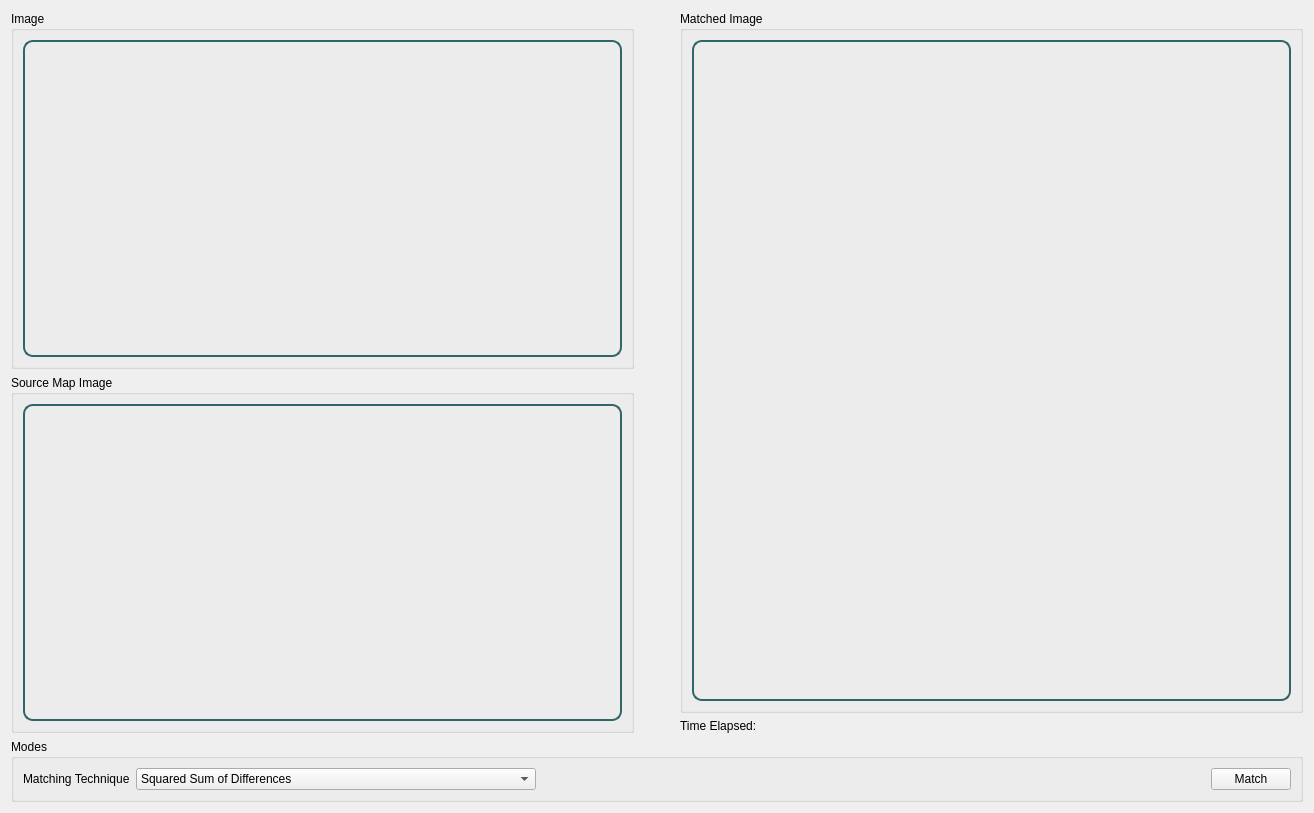
<?xml version="1.0" encoding="UTF-8"?>
<ui version="4.0">
 <class>MatchWidget</class>
 <widget class="QWidget" name="MatchWidget">
  <property name="geometry">
   <rect>
    <x>0</x>
    <y>0</y>
    <width>1314</width>
    <height>813</height>
   </rect>
  </property>
  <property name="windowTitle">
   <string>Form</string>
  </property>
  <layout class="QGridLayout" name="gridLayout">
   <item row="0" column="0">
    <layout class="QVBoxLayout" name="verticalLayout_3">
     <item>
      <layout class="QHBoxLayout" name="horizontalLayout_5">
       <item>
        <layout class="QVBoxLayout" name="verticalLayout">
         <item>
          <widget class="QGroupBox" name="groupBox">
           <property name="title">
            <string>Image</string>
           </property>
           <layout class="QHBoxLayout" name="horizontalLayout">
            <item>
             <widget class="Clickable" name="image1">
              <property name="styleSheet">
               <string notr="true">
           border: 2px solid #316669;
          border-radius: 10px;
      </string>
              </property>
              <property name="text">
               <string/>
              </property>
              <property name="alignment">
               <set>Qt::AlignCenter</set>
              </property>
             </widget>
            </item>
           </layout>
          </widget>
         </item>
         <item>
          <widget class="QGroupBox" name="groupBox_2">
           <property name="title">
            <string>Source Map Image</string>
           </property>
           <layout class="QHBoxLayout" name="horizontalLayout_2">
            <item>
             <widget class="Clickable" name="image2">
              <property name="styleSheet">
               <string notr="true">
           border: 2px solid #316669;
          border-radius: 10px;
      </string>
              </property>
              <property name="text">
               <string/>
              </property>
              <property name="alignment">
               <set>Qt::AlignCenter</set>
              </property>
             </widget>
            </item>
           </layout>
          </widget>
         </item>
        </layout>
       </item>
       <item>
        <spacer name="horizontalSpacer_2">
         <property name="orientation">
          <enum>Qt::Horizontal</enum>
         </property>
         <property name="sizeType">
          <enum>QSizePolicy::Maximum</enum>
         </property>
         <property name="sizeHint" stdset="0">
          <size>
           <width>40</width>
           <height>20</height>
          </size>
         </property>
        </spacer>
       </item>
       <item>
        <layout class="QVBoxLayout" name="verticalLayout_2">
         <item>
          <widget class="QGroupBox" name="groupBox_3">
           <property name="title">
            <string>Matched Image</string>
           </property>
           <layout class="QHBoxLayout" name="horizontalLayout_3">
            <item>
             <widget class="Clickable" name="image2_2">
              <property name="styleSheet">
               <string notr="true">
           border: 2px solid #316669;
          border-radius: 10px;
      </string>
              </property>
              <property name="text">
               <string/>
              </property>
              <property name="alignment">
               <set>Qt::AlignCenter</set>
              </property>
             </widget>
            </item>
           </layout>
          </widget>
         </item>
         <item>
          <widget class="QLabel" name="time_label">
           <property name="sizePolicy">
            <sizepolicy hsizetype="Preferred" vsizetype="Maximum">
             <horstretch>0</horstretch>
             <verstretch>0</verstretch>
            </sizepolicy>
           </property>
           <property name="text">
            <string>Time Elapsed:</string>
           </property>
           <property name="alignment">
            <set>Qt::AlignLeading|Qt::AlignLeft|Qt::AlignVCenter</set>
           </property>
          </widget>
         </item>
        </layout>
       </item>
      </layout>
     </item>
     <item>
      <widget class="QGroupBox" name="groupBox_4">
       <property name="sizePolicy">
        <sizepolicy hsizetype="Preferred" vsizetype="Maximum">
         <horstretch>0</horstretch>
         <verstretch>0</verstretch>
        </sizepolicy>
       </property>
       <property name="title">
        <string>Modes</string>
       </property>
       <layout class="QHBoxLayout" name="horizontalLayout_4">
        <item>
         <widget class="QLabel" name="label">
          <property name="sizePolicy">
           <sizepolicy hsizetype="Maximum" vsizetype="Preferred">
            <horstretch>0</horstretch>
            <verstretch>0</verstretch>
           </sizepolicy>
          </property>
          <property name="text">
           <string>Matching Technique</string>
          </property>
         </widget>
        </item>
        <item>
         <widget class="QComboBox" name="comboBox">
          <property name="sizePolicy">
           <sizepolicy hsizetype="Fixed" vsizetype="Fixed">
            <horstretch>0</horstretch>
            <verstretch>0</verstretch>
           </sizepolicy>
          </property>
          <property name="minimumSize">
           <size>
            <width>400</width>
            <height>0</height>
           </size>
          </property>
          <item>
           <property name="text">
            <string>Squared Sum of Differences</string>
           </property>
          </item>
          <item>
           <property name="text">
            <string>Cross Correlation</string>
           </property>
          </item>
         </widget>
        </item>
        <item>
         <spacer name="horizontalSpacer">
          <property name="orientation">
           <enum>Qt::Horizontal</enum>
          </property>
          <property name="sizeHint" stdset="0">
           <size>
            <width>40</width>
            <height>20</height>
           </size>
          </property>
         </spacer>
        </item>
        <item>
         <widget class="QPushButton" name="pushButton">
          <property name="text">
           <string>Match</string>
          </property>
         </widget>
        </item>
       </layout>
      </widget>
     </item>
    </layout>
   </item>
  </layout>
 </widget>
 <customwidgets>
  <customwidget>
   <class>Clickable</class>
   <extends>QLabel</extends>
   <header location="global">utilities/clickable.h</header>
   <slots>
    <signal>clicked()</signal>
   </slots>
  </customwidget>
 </customwidgets>
 <resources/>
 <connections/>
</ui>
